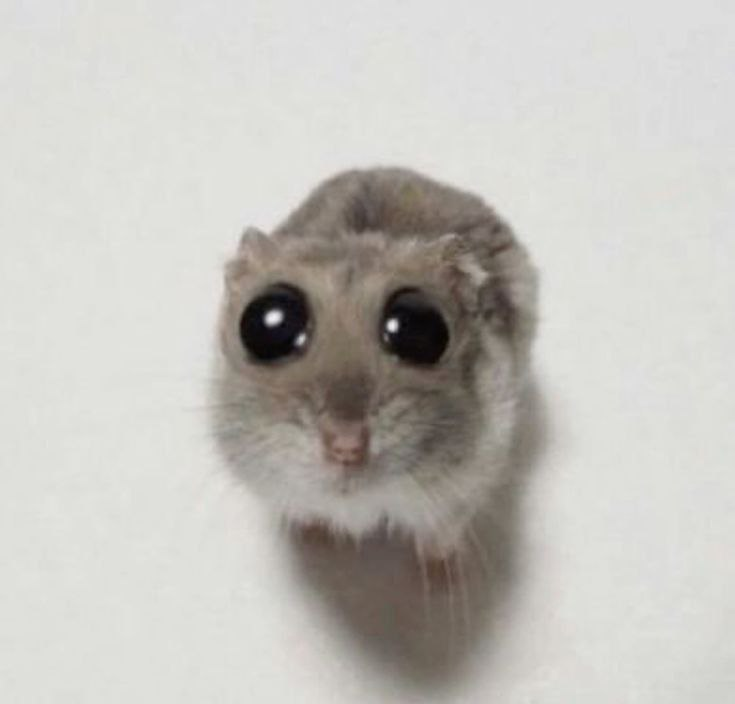
#> input picture testPICTURE.jpg, 735 x 704 px
$ python watermark.py
#> lines starting #> are read from the running program, lines starting #| are printed output that depends on the picture
#> the answer given: .
#> the answer given: testPICTURE.jpg

import os
from PIL import Image

def watermark_photo(input_image_path,watermark_image_path,output_image_path):
#> called with input_image_path = 'testPICTURE.jpg', watermark_image_path = 'testPICTURE.jpg', output_image_path = 'output/testPICTURE.jpg'
    base_image = Image.open(input_image_path)
#> base_image is the input picture: PIL image 735x704 RGB; mean R, G, B 195.3, 193.3, 188.1
    watermark = Image.open(watermark_image_path).convert("RGBA")
    # add watermark to your image
    position = base_image.size
#> position = (735, 704)
    newsize = (int(position[0]*8/100),int(position[0]*8/100))
#> newsize = (58, 58)
    # print(position)
    watermark = watermark.resize(newsize)
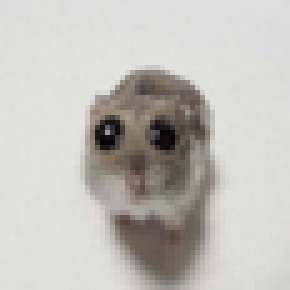
#> watermark: PIL image 58x58 RGBA (shown 5 times larger); mean R, G, B, A 195.3, 193.3, 188.1, 255
    # print(newsize)
    # return watermark

    new_position = position[0]-newsize[0]-20,position[1]-newsize[1]-20
#> new_position = (657, 626)
    # create a new transparent image
    transparent = Image.new(mode='RGBA',size=position,color=(0,0,0,0))
#> transparent: PIL image 735x704 RGBA; every value is 0
    # paste the original image
    transparent.paste(base_image,(0,0))
    # paste the watermark image
    transparent.paste(watermark,new_position,watermark)
    image_mode = base_image.mode
#> image_mode = 'RGB'
    print(image_mode)
#| RGB
    if image_mode == 'RGB':
        transparent = transparent.convert(image_mode)
#> transparent: PIL image 735x704 RGB
    else:
        transparent = transparent.convert('P')
    transparent.save(output_image_path,optimize=True,quality=100)
    print("Saving"+output_image_path+"...")

folder = input("Enter Folder Path:")
watermark = input("Enter Watermark Path:")
os.chdir(folder)
files = os.listdir(os.getcwd())
print(files)

if not os.path.isdir("output"):
    os.mkdir("output")

c = 1
for f in files:
    if os.path.isfile(os.path.abspath(f)):
        if f.endswith(".png") or f.endswith(".jpg"):
            watermark_photo(f,watermark,"output/"+f)
#> pass 2 of the loop `for f in files:`:
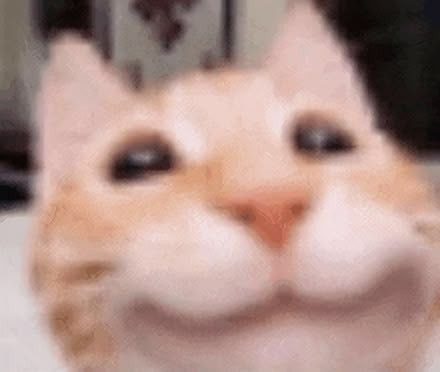
#> input picture watermark.jpg, 440 x 372 px
#> in watermark_photo, base_image is the input picture: PIL image 440x372 RGB; mean R, G, B 174.3, 144.2, 136.5
#> in watermark_photo (call 2), `watermark = watermark.resize(newsize)`:
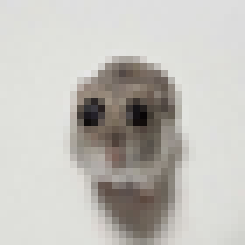
#> watermark: PIL image 35x35 RGBA (shown 7 times larger); mean R, G, B, A 195.3, 193.3, 188.1, 255
#| RGB
